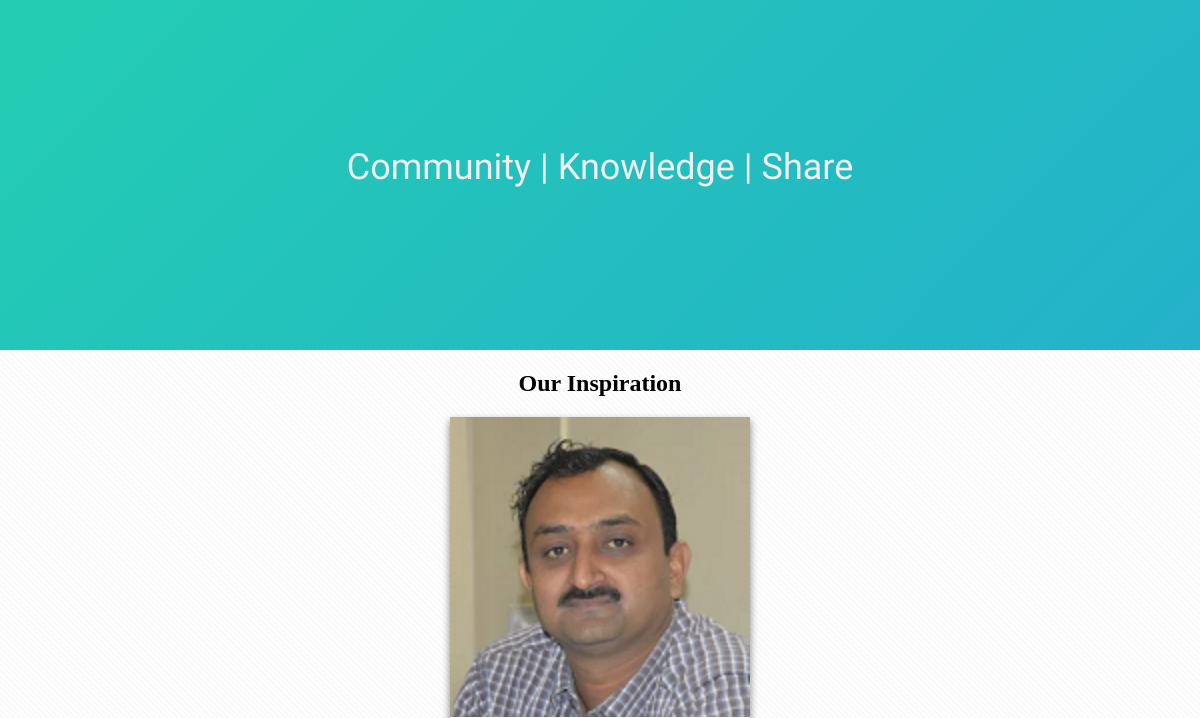
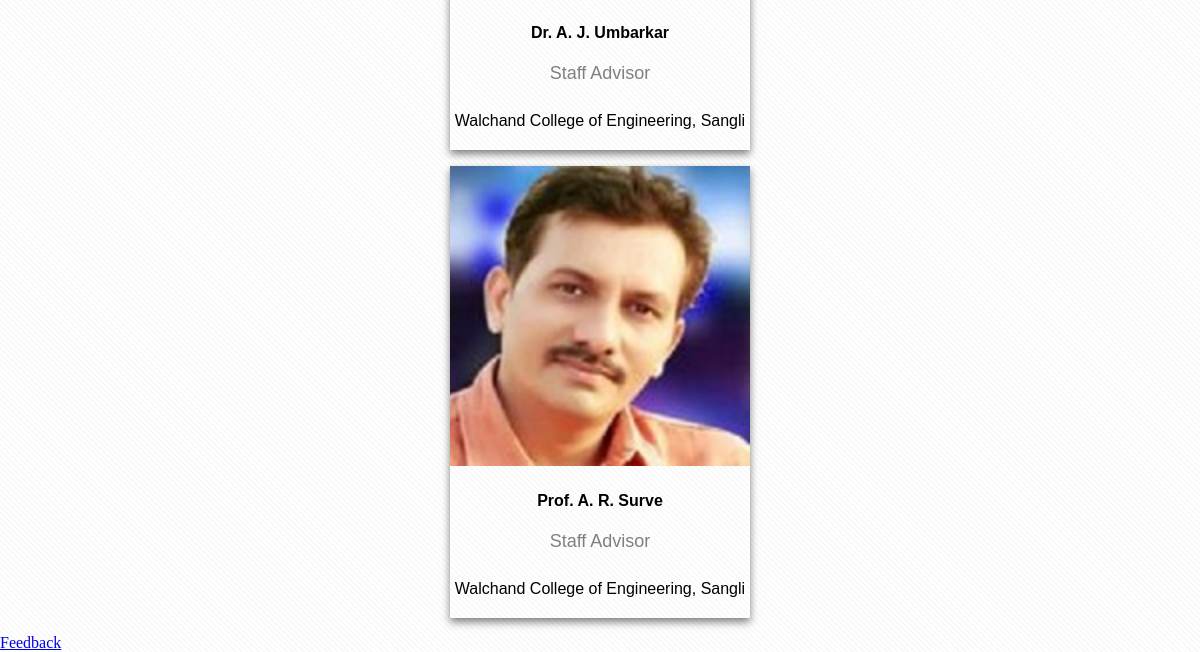
The page /index3.php (lower part) on the database as committed earlier (2 pictures, top to bottom).
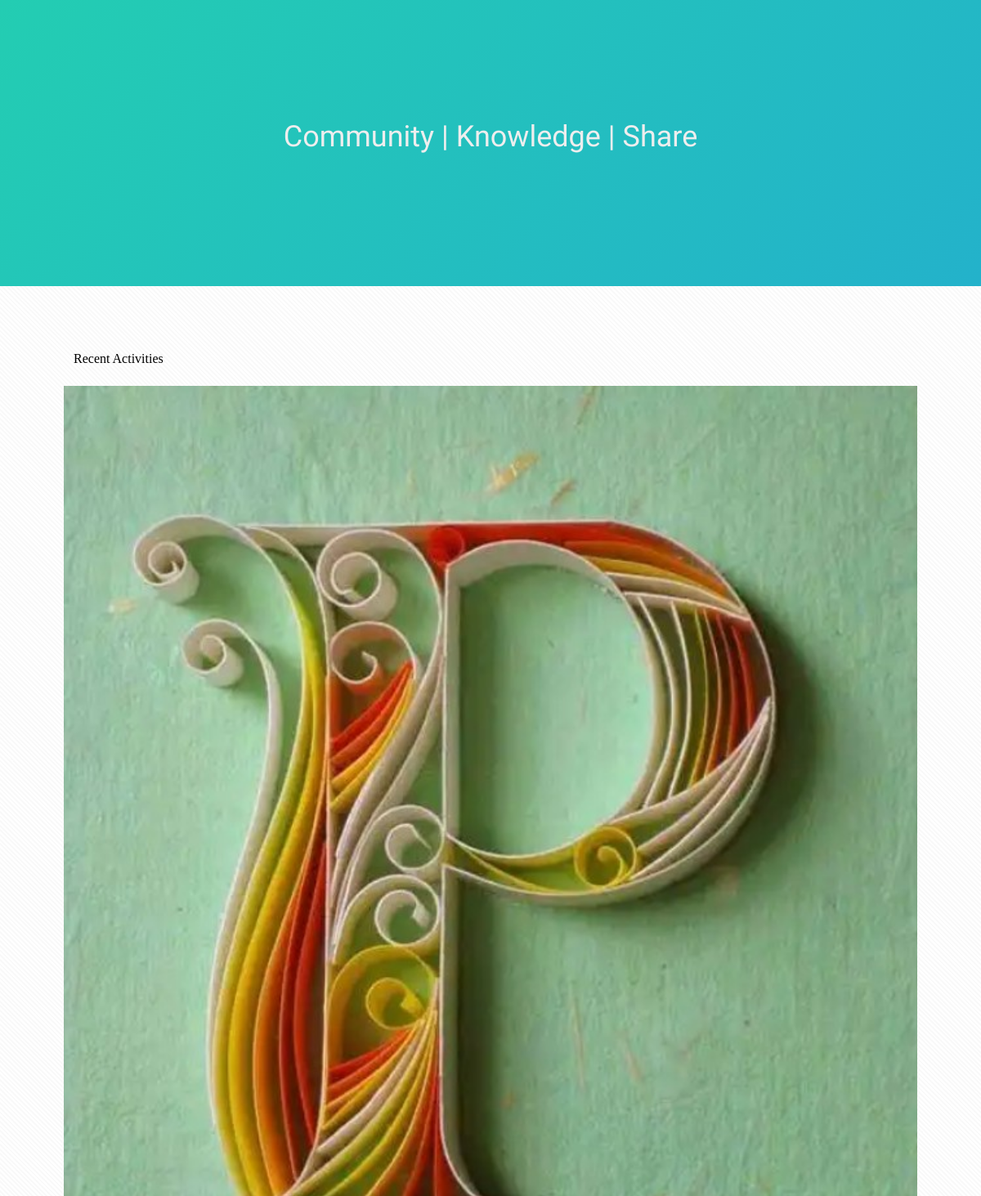
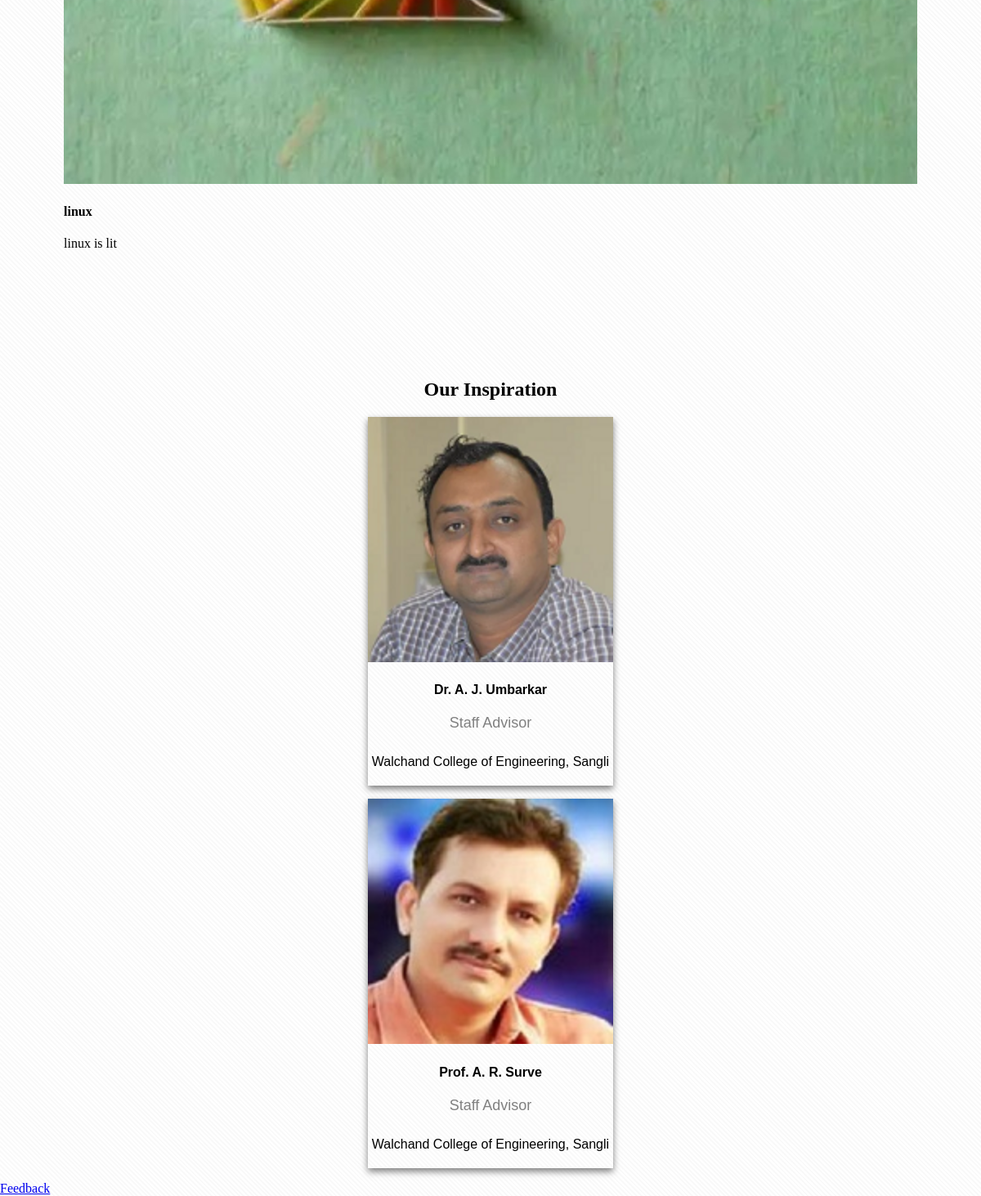
The same page on the database as committed later (2 pictures, top to bottom).
### tables this page shows
CREATE TABLE `recent_activities` (
  `title` varchar(50) NOT NULL,
  `content` varchar(250) NOT NULL,
  `img` varchar(200) NOT NULL
);

### index3.php (the view, shortened to what this page needs)
<!doctype html>
<html lang="en">
  <head>
    <link rel="stylesheet" href="https://code.getmdl.io/1.3.0/material.min.css">
    <link rel="stylesheet" href="./css/styles.css">
  </head>
  <body>
    <div class="mdl-layout mdl-js-layout mdl-layout--fixed-header">
      <div class="android-content mdl-layout__content">
        <div class="android-customized-section">
          <div class="android-customized-section">
          <div class="android-customized-section-image" > <h1  class="center_style" id="type"></h1>
	           <h3 class="center_style"  id = "myalign">Community | Knowledge | Share</h3>
          </div>
        </div>
        </div>
        <?php
       include 'databaseconnect.php';
        $result = mysqli_query($db, "SELECT * FROM recent_activities");
        while ($row = mysqli_fetch_array($result)) {
        echo "<div class='android-more-section'>";
          echo "<div class='android-section-title mdl-typography--display-1-color-contrast'>Recent Activities</div>";
          echo"<div class='android-card-container mdl-grid'>";
            echo"<div class='mdl-cell mdl-cell--3-col mdl-cell--4-col-tablet mdl-cell--4-col-phone mdl-card mdl-shadow--3dp'>";
              echo"<div class='mdl-card__media'>";
                echo"<img src='images/recent_activities/".$row['img']."'>";
              echo"</div>";
              echo"<div class='mdl-card__title'>";
                 echo"<h4 class='mdl-card__title-text'>".$row['title']."</h4>";
             echo"</div>";
              echo"<div class='mdl-card__supporting-text'>";
                echo"<span class='mdl-typography--font-light mdl-typography--subhead'>".$row['content']."</span>";
              echo"</div>
              <div class='mdl-card__actions'>";
              echo"</div>
            </div>
            </div>
        </div>";
        }
        ?>
        <?php
        include 'teachers.php';
        ?>
      </div>
    </div>
    <a href="./feedback.php" target="_blank" id="view-source" class="mdl-button mdl-js-button mdl-button--raised mdl-js-ripple-effect mdl-color--accent mdl-color-text--accent-contrast">Feedback</a>
  </body>
</html>

Rows that differ between the two databases and show on the page:
added recent_activities: img (picture), title "linux", content "linux is lit"
